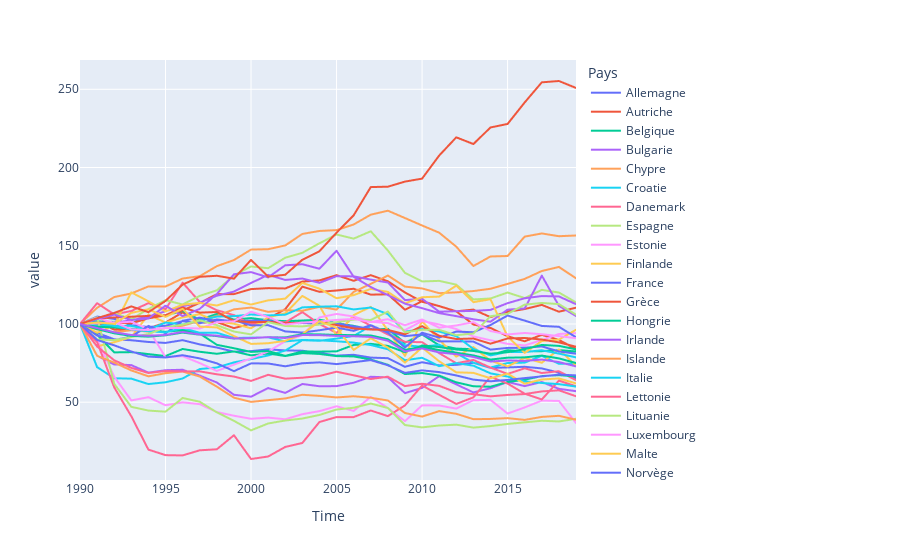

This figure's notebook cell:
### Code cell
I90_clean_df_pivot.plot()

### Figure 1 — Plotly figure (JSON) as saved in the notebook; plotly's stock layout.template omitted (floating-point values rounded to 4 significant figures)
{"data": [{"hovertemplate": "Pays=Allemagne<br>Time=%{x}<br>value=%{y}<extra></extra>", "legendgroup": "Allemagne", "line": {"color": "#636efa", "dash": "solid"}, "marker": {"symbol": "circle"}, "mode": "lines", "name": "Allemagne", "showlegend": true, "type": "scattergl", "x": [1990, 1991, 1992, 1993, 1994, 1995, 1996, 1997, 1998, 1999, 2000, 2001, 2002, 2003, 2004, 2005, 2006, 2007, 2008, 2009, 2010, 2011, 2012, 2013, 2014, 2015, 2016, 2017, 2018, 2019], "xaxis": "x", "y": [100, 94.35, 90.2, 89.6, 88.5, 87.9, 89.65, 86.95, 84.95, 82.3, 82.65, 83.75, 83.1, 82.9, 81.55, 79.8, 80.3, 78.5, 78.15, 72.65, 75.55, 73.55, 73.85, 75.2, 71.95, 72.25, 72.65, 71.6, 68.9, 65.3], "yaxis": "y"}, {"hovertemplate": "Pays=Autriche<br>Time=%{x}<br>value=%{y}<extra></extra>", "legendgroup": "Autriche", "line": {"color": "#EF553B", "dash": "solid"}, "marker": {"symbol": "circle"}, "mode": "lines", "name": "Autriche", "showlegend": true, "type": "scattergl", "x": [1990, 1991, 1992, 1993, 1994, 1995, 1996, 1997, 1998, 1999, 2000, 2001, 2002, 2003, 2004, 2005, 2006, 2007, 2008, 2009, 2010, 2011, 2012, 2013, 2014, 2015, 2016, 2017, 2018, 2019], "xaxis": "x", "y": [100, 101.7, 96.4, 96.6, 97.15, 100.9, 107.4, 100.8, 101.2, 97.35, 100.2, 103.4, 109.5, 123.8, 120.6, 121.4, 122.5, 118.8, 118.9, 109.1, 114.6, 111.4, 108.1, 109.2, 104.4, 107.8, 109.6, 112.2, 107.8, 110.4], "yaxis": "y"}, {"hovertemplate": "Pays=Belgique<br>Time=%{x}<br>value=%{y}<extra></extra>", "legendgroup": "Belgique", "line": {"color": "#00cc96", "dash": "solid"}, "marker": {"symbol": "circle"}, "mode": "lines", "name": "Belgique", "showlegend": true, "type": "scattergl", "x": [1990, 1991, 1992, 1993, 1994, 1995, 1996, 1997, 1998, 1999, 2000, 2001, 2002, 2003, 2004, 2005, 2006, 2007, 2008, 2009, 2010, 2011, 2012, 2013, 2014, 2015, 2016, 2017, 2018, 2019], "xaxis": "x", "y": [100, 101.6, 101.3, 100.6, 103.8, 105.5, 108.3, 102.8, 106.4, 102.8, 103.8, 102.3, 101.8, 102.2, 102.8, 100.6, 98.8, 96.55, 96.85, 87.95, 93.3, 86.4, 84.25, 83.9, 80.15, 83.25, 82.45, 82.6, 83.3, 82.45], "yaxis": "y"}, {"hovertemplate": "Pays=Bulgarie<br>Time=%{x}<br>value=%{y}<extra></extra>", "legendgroup": "Bulgarie", "line": {"color": "#ab63fa", "dash": "solid"}, "marker": {"symbol": "circle"}, "mode": "lines", "name": "Bulgarie", "showlegend": true, "type": "scattergl", "x": [1990, 1991, 1992, 1993, 1994, 1995, 1996, 1997, 1998, 1999, 2000, 2001, 2002, 2003, 2004, 2005, 2006, 2007, 2008, 2009, 2010, 2011, 2012, 2013, 2014, 2015, 2016, 2017, 2018, 2019], "xaxis": "x", "y": [100, 79.7, 74.15, 73.7, 68.9, 70.45, 70.75, 67, 62.6, 54.75, 53.55, 59.05, 55.95, 61.65, 60.2, 60.25, 62.45, 66.25, 65.9, 55.8, 59.15, 66.65, 61.4, 56.25, 58.95, 62.9, 60.3, 62.9, 58.55, 57.05], "yaxis": "y"}, {"hovertemplate": "Pays=Chypre<br>Time=%{x}<br>value=%{y}<extra></extra>", "legendgroup": "Chypre", "line": {"color": "#FFA15A", "dash": "solid"}, "marker": {"symbol": "circle"}, "mode": "lines", "name": "Chypre", "showlegend": true, "type": "scattergl", "x": [1990, 1991, 1992, 1993, 1994, 1995, 1996, 1997, 1998, 1999, 2000, 2001, 2002, 2003, 2004, 2005, 2006, 2007, 2008, 2009, 2010, 2011, 2012, 2013, 2014, 2015, 2016, 2017, 2018, 2019], "xaxis": "x", "y": [100, 110.3, 117.2, 119.5, 124, 124.0, 129.1, 130.6, 136.9, 140.8, 147.6, 147.8, 150.2, 157.6, 159.4, 160, 163.6, 169.9, 172.4, 167.7, 162.9, 158.3, 149.4, 137.1, 143.1, 143.4, 155.8, 157.9, 156.1, 156.6], "yaxis": "y"}, {"hovertemplate": "Pays=Croatie<br>Time=%{x}<br>value=%{y}<extra></extra>", "legendgroup": "Croatie", "line": {"color": "#19d3f3", "dash": "solid"}, "marker": {"symbol": "circle"}, "mode": "lines", "name": "Croatie", "showlegend": true, "type": "scattergl", "x": [1990, 1991, 1992, 1993, 1994, 1995, 1996, 1997, 1998, 1999, 2000, 2001, 2002, 2003, 2004, 2005, 2006, 2007, 2008, 2009, 2010, 2011, 2012, 2013, 2014, 2015, 2016, 2017, 2018, 2019], "xaxis": "x", "y": [100, 72.45, 65.3, 65.05, 61.6, 62.75, 65.15, 71.2, 72.2, 75.45, 77.5, 79.9, 83, 89.65, 89.25, 90.65, 92.3, 98.85, 94.8, 86.4, 85.45, 86.7, 81.25, 75.3, 72.15, 75.05, 75.3, 79.65, 74.55, 74.6], "yaxis": "y"}, {"hovertemplate": "Pays=Danemark<br>Time=%{x}<br>value=%{y}<extra></extra>", "legendgroup": "Danemark", "line": {"color": "#FF6692", "dash": "solid"}, "marker": {"symbol": "circle"}, "mode": "lines", "name": "Danemark", "showlegend": true, "type": "scattergl", "x": [1990, 1991, 1992, 1993, 1994, 1995, 1996, 1997, 1998, 1999, 2000, 2001, 2002, 2003, 2004, 2005, 2006, 2007, 2008, 2009, 2010, 2011, 2012, 2013, 2014, 2015, 2016, 2017, 2018, 2019], "xaxis": "x", "y": [100, 113.3, 106.1, 108.3, 113.3, 109.4, 126.4, 114.1, 108.8, 105.7, 99.95, 101.5, 101, 107.6, 99.95, 94.3, 104.7, 98.9, 93.3, 88.6, 88.35, 81.35, 74.9, 77, 72.1, 68.1, 71.65, 68.65, 69.8, 64.05], "yaxis": "y"}, {"hovertemplate": "Pays=Espagne<br>Time=%{x}<br>value=%{y}<extra></extra>", "legendgroup": "Espagne", "line": {"color": "#B6E880", "dash": "solid"}, "marker": {"symbol": "circle"}, "mode": "lines", "name": "Espagne", "showlegend": true, "type": "scattergl", "x": [1990, 1991, 1992, 1993, 1994, 1995, 1996, 1997, 1998, 1999, 2000, 2001, 2002, 2003, 2004, 2005, 2006, 2007, 2008, 2009, 2010, 2011, 2012, 2013, 2014, 2015, 2016, 2017, 2018, 2019], "xaxis": "x", "y": [100, 103.2, 107, 103.0, 109.6, 115.2, 112.5, 118.0, 121.5, 131.1, 136.8, 135.6, 142.3, 145.5, 151.6, 157.2, 154.6, 159.2, 146.9, 132.7, 127.2, 127.5, 125.2, 115.7, 116.3, 120.1, 116.6, 121.8, 120.1, 113.8], "yaxis": "y"}, {"hovertemplate": "Pays=Estonie<br>Time=%{x}<br>value=%{y}<extra></extra>", "legendgroup": "Estonie", "line": {"color": "#FF97FF", "dash": "solid"}, "marker": {"symbol": "circle"}, "mode": "lines", "name": "Estonie", "showlegend": true, "type": "scattergl", "x": [1990, 1991, 1992, 1993, 1994, 1995, 1996, 1997, 1998, 1999, 2000, 2001, 2002, 2003, 2004, 2005, 2006, 2007, 2008, 2009, 2010, 2011, 2012, 2013, 2014, 2015, 2016, 2017, 2018, 2019], "xaxis": "x", "y": [100, 90.25, 66.3, 51.15, 53.2, 48.05, 49.9, 48.75, 43.7, 41.35, 39.4, 40.15, 39.1, 42.35, 44.3, 47.4, 44.45, 53.4, 46.3, 37.9, 48, 47.9, 45.9, 51.3, 51.5, 42.75, 46.65, 51.05, 50.8, 36.7], "yaxis": "y"}, {"hovertemplate": "Pays=Finlande<br>Time=%{x}<br>value=%{y}<extra></extra>", "legendgroup": "Finlande", "line": {"color": "#FECB52", "dash": "solid"}, "marker": {"symbol": "circle"}, "mode": "lines", "name": "Finlande", "showlegend": true, "type": "scattergl", "x": [1990, 1991, 1992, 1993, 1994, 1995, 1996, 1997, 1998, 1999, 2000, 2001, 2002, 2003, 2004, 2005, 2006, 2007, 2008, 2009, 2010, 2011, 2012, 2013, 2014, 2015, 2016, 2017, 2018, 2019], "xaxis": "x", "y": [100, 85.7, 88.3, 91.65, 106, 100.9, 104.2, 106.2, 101.6, 100.2, 97.25, 104.2, 106.8, 117.9, 111.6, 92.5, 105.6, 111, 95.95, 79.6, 101.7, 89.9, 79.1, 85.25, 76.55, 72.9, 78.25, 75.25, 83.7, 73.4], "yaxis": "y"}, {"hovertemplate": "Pays=France<br>Time=%{x}<br>value=%{y}<extra></extra>", "legendgroup": "France", "line": {"color": "#636efa", "dash": "solid"}, "marker": {"symbol": "circle"}, "mode": "lines", "name": "France", "showlegend": true, "type": "scattergl", "x": [1990, 1991, 1992, 1993, 1994, 1995, 1996, 1997, 1998, 1999, 2000, 2001, 2002, 2003, 2004, 2005, 2006, 2007, 2008, 2009, 2010, 2011, 2012, 2013, 2014, 2015, 2016, 2017, 2018, 2019], "xaxis": "x", "y": [100, 104.7, 103.2, 99.2, 98, 98.9, 101.8, 100.4, 102.9, 101.7, 102.2, 102.1, 100.1, 100.6, 100.2, 100.4, 98.45, 96.85, 95.55, 92.2, 93.35, 88.9, 88.9, 88.75, 83.6, 84.7, 84.8, 85.65, 82.45, 81], "yaxis": "y"}, {"hovertemplate": "Pays=Grèce<br>Time=%{x}<br>value=%{y}<extra></extra>", "legendgroup": "Grèce", "line": {"color": "#EF553B", "dash": "solid"}, "marker": {"symbol": "circle"}, "mode": "lines", "name": "Grèce", "showlegend": true, "type": "scattergl", "x": [1990, 1991, 1992, 1993, 1994, 1995, 1996, 1997, 1998, 1999, 2000, 2001, 2002, 2003, 2004, 2005, 2006, 2007, 2008, 2009, 2010, 2011, 2012, 2013, 2014, 2015, 2016, 2017, 2018, 2019], "xaxis": "x", "y": [100, 99.6, 100.8, 100.4, 103.6, 105.6, 108.7, 113.5, 119.1, 119.1, 122.3, 122.9, 122.7, 127.1, 127.8, 131.2, 127.6, 131.2, 127.3, 120.2, 114.2, 111.4, 108.1, 99.65, 97.45, 92.15, 88.95, 93.05, 89.85, 83.95], "yaxis": "y"}, {"hovertemplate": "Pays=Hongrie<br>Time=%{x}<br>value=%{y}<extra></extra>", "legendgroup": "Hongrie", "line": {"color": "#00cc96", "dash": "solid"}, "marker": {"symbol": "circle"}, "mode": "lines", "name": "Hongrie", "showlegend": true, "type": "scattergl", "x": [1990, 1991, 1992, 1993, 1994, 1995, 1996, 1997, 1998, 1999, 2000, 2001, 2002, 2003, 2004, 2005, 2006, 2007, 2008, 2009, 2010, 2011, 2012, 2013, 2014, 2015, 2016, 2017, 2018, 2019], "xaxis": "x", "y": [100, 93.1, 81.85, 82, 80.75, 79.5, 84, 82.25, 80.95, 82.45, 79.95, 81.15, 79.5, 81.4, 80.85, 79.45, 79.3, 77.25, 73.9, 68, 68.65, 67, 62.7, 60.2, 59.9, 62.9, 64.4, 66.7, 67.3, 66.5], "yaxis": "y"}, {"hovertemplate": "Pays=Irlande<br>Time=%{x}<br>value=%{y}<extra></extra>", "legendgroup": "Irlande", "line": {"color": "#ab63fa", "dash": "solid"}, "marker": {"symbol": "circle"}, "mode": "lines", "name": "Irlande", "showlegend": true, "type": "scattergl", "x": [1990, 1991, 1992, 1993, 1994, 1995, 1996, 1997, 1998, 1999, 2000, 2001, 2002, 2003, 2004, 2005, 2006, 2007, 2008, 2009, 2010, 2011, 2012, 2013, 2014, 2015, 2016, 2017, 2018, 2019], "xaxis": "x", "y": [100, 101.2, 100.7, 102.3, 104.7, 108.1, 111.3, 113.7, 118.0, 120.7, 126.2, 131.4, 128.2, 129.1, 126.3, 130.6, 130.4, 128.3, 126.5, 115.2, 116.1, 107.8, 108.2, 108.3, 109, 113.3, 116.4, 117.8, 117.6, 112.7], "yaxis": "y"}, {"hovertemplate": "Pays=Islande<br>Time=%{x}<br>value=%{y}<extra></extra>", "legendgroup": "Islande", "line": {"color": "#FFA15A", "dash": "solid"}, "marker": {"symbol": "circle"}, "mode": "lines", "name": "Islande", "showlegend": true, "type": "scattergl", "x": [1990, 1991, 1992, 1993, 1994, 1995, 1996, 1997, 1998, 1999, 2000, 2001, 2002, 2003, 2004, 2005, 2006, 2007, 2008, 2009, 2010, 2011, 2012, 2013, 2014, 2015, 2016, 2017, 2018, 2019], "xaxis": "x", "y": [100, 96.45, 94.75, 96, 95.1, 97.35, 98.9, 102, 105.2, 109.3, 110.5, 107.8, 108.8, 108.5, 111.0, 109.2, 120.5, 125.6, 130.9, 123.9, 122.7, 119.7, 120.2, 121.0, 122.5, 125.6, 128.8, 133.8, 136.4, 129.2], "yaxis": "y"}, {"hovertemplate": "Pays=Italie<br>Time=%{x}<br>value=%{y}<extra></extra>", "legendgroup": "Italie", "line": {"color": "#19d3f3", "dash": "solid"}, "marker": {"symbol": "circle"}, "mode": "lines", "name": "Italie", "showlegend": true, "type": "scattergl", "x": [1990, 1991, 1992, 1993, 1994, 1995, 1996, 1997, 1998, 1999, 2000, 2001, 2002, 2003, 2004, 2005, 2006, 2007, 2008, 2009, 2010, 2011, 2012, 2013, 2014, 2015, 2016, 2017, 2018, 2019], "xaxis": "x", "y": [100, 98.9, 98.9, 98.75, 96.4, 100.9, 99.75, 102.0, 104.8, 105, 106.1, 105.4, 106.0, 110.6, 111.1, 111.3, 109.3, 110.5, 106.2, 95.1, 96.75, 95.15, 92.2, 84.05, 79.9, 82.15, 82.05, 83.2, 81.05, 78.65], "yaxis": "y"}, {"hovertemplate": "Pays=Lettonie<br>Time=%{x}<br>value=%{y}<extra></extra>", "legendgroup": "Lettonie", "line": {"color": "#FF6692", "dash": "solid"}, "marker": {"symbol": "circle"}, "mode": "lines", "name": "Lettonie", "showlegend": true, "type": "scattergl", "x": [1990, 1991, 1992, 1993, 1994, 1995, 1996, 1997, 1998, 1999, 2000, 2001, 2002, 2003, 2004, 2005, 2006, 2007, 2008, 2009, 2010, 2011, 2012, 2013, 2014, 2015, 2016, 2017, 2018, 2019], "xaxis": "x", "y": [100, 88.4, 59.5, 41, 19.7, 16.15, 16, 19.25, 19.9, 28.9, 13.7, 15.3, 21.4, 23.95, 37.35, 40.5, 40.5, 44.7, 41.1, 47.95, 60.65, 54.75, 48.9, 53.1, 66.25, 61.9, 55.45, 51.75, 63.8, 60.15], "yaxis": "y"}, {"hovertemplate": "Pays=Lituanie<br>Time=%{x}<br>value=%{y}<extra></extra>", "legendgroup": "Lituanie", "line": {"color": "#B6E880", "dash": "solid"}, "marker": {"symbol": "circle"}, "mode": "lines", "name": "Lituanie", "showlegend": true, "type": "scattergl", "x": [1990, 1991, 1992, 1993, 1994, 1995, 1996, 1997, 1998, 1999, 2000, 2001, 2002, 2003, 2004, 2005, 2006, 2007, 2008, 2009, 2010, 2011, 2012, 2013, 2014, 2015, 2016, 2017, 2018, 2019], "xaxis": "x", "y": [100, 104.3, 61.75, 47.05, 44.65, 43.95, 52.7, 50.3, 43.5, 38.1, 32, 36.4, 38.3, 39.55, 41.85, 45.3, 46.45, 49.15, 46.3, 35.4, 33.9, 35.1, 35.65, 33.75, 34.75, 36.1, 37.15, 38.15, 37.7, 39.4], "yaxis": "y"}, {"hovertemplate": "Pays=Luxembourg<br>Time=%{x}<br>value=%{y}<extra></extra>", "legendgroup": "Luxembourg", "line": {"color": "#FF97FF", "dash": "solid"}, "marker": {"symbol": "circle"}, "mode": "lines", "name": "Luxembourg", "showlegend": true, "type": "scattergl", "x": [1990, 1991, 1992, 1993, 1994, 1995, 1996, 1997, 1998, 1999, 2000, 2001, 2002, 2003, 2004, 2005, 2006, 2007, 2008, 2009, 2010, 2011, 2012, 2013, 2014, 2015, 2016, 2017, 2018, 2019], "xaxis": "x", "y": [100, 103.9, 100.7, 101.4, 96.7, 78.7, 79.45, 75, 70, 74, 78, 82.4, 88.95, 92.9, 104.2, 106.4, 104.8, 101.4, 100.5, 96.05, 101.9, 99.7, 96.75, 92.05, 89.6, 87.3, 86.3, 89.7, 93.6, 94.2], "yaxis": "y"}, {"hovertemplate": "Pays=Malte<br>Time=%{x}<br>value=%{y}<extra></extra>", "legendgroup": "Malte", "line": {"color": "#FECB52", "dash": "solid"}, "marker": {"symbol": "circle"}, "mode": "lines", "name": "Malte", "showlegend": true, "type": "scattergl", "x": [1990, 1991, 1992, 1993, 1994, 1995, 1996, 1997, 1998, 1999, 2000, 2001, 2002, 2003, 2004, 2005, 2006, 2007, 2008, 2009, 2010, 2011, 2012, 2013, 2014, 2015, 2016, 2017, 2018, 2019], "xaxis": "x", "y": [100, 94.4, 99, 120.2, 114.5, 108, 112.3, 113.5, 111.8, 115.2, 112.4, 115.1, 116.2, 126.2, 122.5, 116.5, 118.5, 122.4, 120.5, 113.2, 117.1, 117.5, 124.5, 113.9, 115.8, 92, 81.5, 89.1, 90, 96.3], "yaxis": "y"}, {"hovertemplate": "Pays=Norvège<br>Time=%{x}<br>value=%{y}<extra></extra>", "legendgroup": "Norvège", "line": {"color": "#636efa", "dash": "solid"}, "marker": {"symbol": "circle"}, "mode": "lines", "name": "Norvège", "showlegend": true, "type": "scattergl", "x": [1990, 1991, 1992, 1993, 1994, 1995, 1996, 1997, 1998, 1999, 2000, 2001, 2002, 2003, 2004, 2005, 2006, 2007, 2008, 2009, 2010, 2011, 2012, 2013, 2014, 2015, 2016, 2017, 2018, 2019], "xaxis": "x", "y": [100, 92.6, 89.7, 92, 98.75, 94, 102.0, 104.0, 101.8, 102.4, 99.1, 99.25, 95.25, 94.5, 96, 97.7, 95.6, 99.25, 94.4, 84.9, 94.45, 91.3, 95.15, 94.7, 99.35, 105.4, 102.2, 98.75, 98.2, 91.5], "yaxis": "y"}, {"hovertemplate": "Pays=Pays-Bas<br>Time=%{x}<br>value=%{y}<extra></extra>", "legendgroup": "Pays-Bas", "line": {"color": "#EF553B", "dash": "solid"}, "marker": {"symbol": "circle"}, "mode": "lines", "name": "Pays-Bas", "showlegend": true, "type": "scattergl", "x": [1990, 1991, 1992, 1993, 1994, 1995, 1996, 1997, 1998, 1999, 2000, 2001, 2002, 2003, 2004, 2005, 2006, 2007, 2008, 2009, 2010, 2011, 2012, 2013, 2014, 2015, 2016, 2017, 2018, 2019], "xaxis": "x", "y": [100, 103.5, 104.2, 104.7, 105.2, 105.6, 110.5, 107.2, 107.7, 101.9, 101.2, 101.3, 100.6, 100.8, 101.7, 99.3, 97.15, 96.45, 96.2, 93.45, 98.6, 92.45, 90.4, 90.7, 87.4, 90.75, 91.05, 90.05, 88.25, 85.45], "yaxis": "y"}, {"hovertemplate": "Pays=Pologne<br>Time=%{x}<br>value=%{y}<extra></extra>", "legendgroup": "Pologne", "line": {"color": "#00cc96", "dash": "solid"}, "marker": {"symbol": "circle"}, "mode": "lines", "name": "Pologne", "showlegend": true, "type": "scattergl", "x": [1990, 1991, 1992, 1993, 1994, 1995, 1996, 1997, 1998, 1999, 2000, 2001, 2002, 2003, 2004, 2005, 2006, 2007, 2008, 2009, 2010, 2011, 2012, 2013, 2014, 2015, 2016, 2017, 2018, 2019], "xaxis": "x", "y": [100, 98.2, 97.8, 96.9, 95.75, 95, 96.1, 93.9, 86.7, 84.5, 82.15, 82.7, 79.6, 82.4, 82.35, 82.5, 86.6, 87.3, 86, 81.95, 86.25, 85.25, 83.7, 82.75, 81, 81.95, 83.9, 86.6, 86, 83.8], "yaxis": "y"}, {"hovertemplate": "Pays=Portugal<br>Time=%{x}<br>value=%{y}<extra></extra>", "legendgroup": "Portugal", "line": {"color": "#ab63fa", "dash": "solid"}, "marker": {"symbol": "circle"}, "mode": "lines", "name": "Portugal", "showlegend": true, "type": "scattergl", "x": [1990, 1991, 1992, 1993, 1994, 1995, 1996, 1997, 1998, 1999, 2000, 2001, 2002, 2003, 2004, 2005, 2006, 2007, 2008, 2009, 2010, 2011, 2012, 2013, 2014, 2015, 2016, 2017, 2018, 2019], "xaxis": "x", "y": [100, 103.2, 106, 102.5, 103.5, 111.7, 105.1, 109.7, 119.2, 131.8, 133.2, 129.8, 137.5, 138.2, 135.3, 146.8, 130.1, 123.6, 118.5, 112.9, 110.1, 106.9, 105, 103, 101.4, 109.2, 109.9, 130.9, 111.6, 105.1], "yaxis": "y"}, {"hovertemplate": "Pays=Roumanie<br>Time=%{x}<br>value=%{y}<extra></extra>", "legendgroup": "Roumanie", "line": {"color": "#FFA15A", "dash": "solid"}, "marker": {"symbol": "circle"}, "mode": "lines", "name": "Roumanie", "showlegend": true, "type": "scattergl", "x": [1990, 1991, 1992, 1993, 1994, 1995, 1996, 1997, 1998, 1999, 2000, 2001, 2002, 2003, 2004, 2005, 2006, 2007, 2008, 2009, 2010, 2011, 2012, 2013, 2014, 2015, 2016, 2017, 2018, 2019], "xaxis": "x", "y": [100, 79.65, 75.3, 70.3, 66.55, 68.55, 69.6, 66.4, 59.95, 52.9, 50.2, 51.3, 52.4, 54.75, 54.05, 53.05, 53.8, 52.85, 51.1, 43.1, 40.8, 44.3, 42.6, 39.15, 39.3, 39.8, 38.7, 40.6, 41.3, 38.8], "yaxis": "y"}, {"hovertemplate": "Pays=Royaume-Uni<br>Time=%{x}<br>value=%{y}<extra></extra>", "legendgroup": "Royaume-Uni", "line": {"color": "#19d3f3", "dash": "solid"}, "marker": {"symbol": "circle"}, "mode": "lines", "name": "Royaume-Uni", "showlegend": true, "type": "scattergl", "x": [1990, 1991, 1992, 1993, 1994, 1995, 1996, 1997, 1998, 1999, 2000, 2001, 2002, 2003, 2004, 2005, 2006, 2007, 2008, 2009, 2010, 2011, 2012, 2013, 2014, 2015, 2016, 2017, 2018, 2019], "xaxis": "x", "y": [100, 101.0, 98.7, 96.4, 95.35, 94.65, 97.4, 94.35, 94.4, 91.05, 91.25, 91.45, 88.85, 89.8, 89.55, 88.95, 88.1, 86.55, 83.85, 76.8, 78.4, 73.05, 75, 73.35, 68.45, 66.4, 63.35, 62.3, 61.55, 60], "yaxis": "y"}, {"hovertemplate": "Pays=Slovaquie<br>Time=%{x}<br>value=%{y}<extra></extra>", "legendgroup": "Slovaquie", "line": {"color": "#FF6692", "dash": "solid"}, "marker": {"symbol": "circle"}, "mode": "lines", "name": "Slovaquie", "showlegend": true, "type": "scattergl", "x": [1990, 1991, 1992, 1993, 1994, 1995, 1996, 1997, 1998, 1999, 2000, 2001, 2002, 2003, 2004, 2005, 2006, 2007, 2008, 2009, 2010, 2011, 2012, 2013, 2014, 2015, 2016, 2017, 2018, 2019], "xaxis": "x", "y": [100, 85.6, 76.8, 71.95, 68.65, 69.9, 69.7, 69.7, 67.85, 66.4, 63.6, 67.5, 65.05, 65.65, 66.75, 69.5, 67.2, 64.85, 66.3, 60.3, 61.8, 60.45, 56.35, 55.1, 53.75, 54.65, 55.2, 56.9, 57.6, 53.8], "yaxis": "y"}, {"hovertemplate": "Pays=Slovénie<br>Time=%{x}<br>value=%{y}<extra></extra>", "legendgroup": "Slovénie", "line": {"color": "#B6E880", "dash": "solid"}, "marker": {"symbol": "circle"}, "mode": "lines", "name": "Slovénie", "showlegend": true, "type": "scattergl", "x": [1990, 1991, 1992, 1993, 1994, 1995, 1996, 1997, 1998, 1999, 2000, 2001, 2002, 2003, 2004, 2005, 2006, 2007, 2008, 2009, 2010, 2011, 2012, 2013, 2014, 2015, 2016, 2017, 2018, 2019], "xaxis": "x", "y": [100, 90.15, 89.65, 91.65, 93.55, 97.8, 99.6, 102.3, 99.25, 95.15, 93.35, 101.2, 98.7, 98.45, 99.6, 101.2, 102.8, 102.5, 108.0, 94.65, 96.3, 96.25, 92.85, 93.9, 105.0, 106.5, 112.4, 113.5, 112.7, 106.0], "yaxis": "y"}, {"hovertemplate": "Pays=Suisse<br>Time=%{x}<br>value=%{y}<extra></extra>", "legendgroup": "Suisse", "line": {"color": "#FF97FF", "dash": "solid"}, "marker": {"symbol": "circle"}, "mode": "lines", "name": "Suisse", "showlegend": true, "type": "scattergl", "x": [1990, 1991, 1992, 1993, 1994, 1995, 1996, 1997, 1998, 1999, 2000, 2001, 2002, 2003, 2004, 2005, 2006, 2007, 2008, 2009, 2010, 2011, 2012, 2013, 2014, 2015, 2016, 2017, 2018, 2019], "xaxis": "x", "y": [100, 100.4, 101.1, 96.55, 96.15, 97.45, 97.45, 97.1, 101.2, 101.7, 107.8, 104.5, 99.65, 100.8, 101.6, 102.6, 103.2, 101.2, 103.1, 99.25, 102.8, 97.6, 99.05, 101.2, 95.5, 93.3, 94.25, 93.45, 92.25, 90.9], "yaxis": "y"}, {"hovertemplate": "Pays=Suède<br>Time=%{x}<br>value=%{y}<extra></extra>", "legendgroup": "Suède", "line": {"color": "#FECB52", "dash": "solid"}, "marker": {"symbol": "circle"}, "mode": "lines", "name": "Suède", "showlegend": true, "type": "scattergl", "x": [1990, 1991, 1992, 1993, 1994, 1995, 1996, 1997, 1998, 1999, 2000, 2001, 2002, 2003, 2004, 2005, 2006, 2007, 2008, 2009, 2010, 2011, 2012, 2013, 2014, 2015, 2016, 2017, 2018, 2019], "xaxis": "x", "y": [100, 100.9, 100.1, 107.1, 109.4, 104.5, 109.7, 98.3, 97.8, 92.3, 87.25, 87.7, 89.2, 93.5, 101.8, 97.55, 83.4, 90.85, 84.85, 75.3, 84.95, 76.15, 69.1, 68.75, 65.3, 68.25, 61.8, 64.5, 65.2, 62], "yaxis": "y"}, {"hovertemplate": "Pays=Tchéquie<br>Time=%{x}<br>value=%{y}<extra></extra>", "legendgroup": "Tchéquie", "line": {"color": "#636efa", "dash": "solid"}, "marker": {"symbol": "circle"}, "mode": "lines", "name": "Tchéquie", "showlegend": true, "type": "scattergl", "x": [1990, 1991, 1992, 1993, 1994, 1995, 1996, 1997, 1998, 1999, 2000, 2001, 2002, 2003, 2004, 2005, 2006, 2007, 2008, 2009, 2010, 2011, 2012, 2013, 2014, 2015, 2016, 2017, 2018, 2019], "xaxis": "x", "y": [100, 89.8, 86.35, 82.4, 79.15, 78.6, 80.05, 78, 74.85, 69.85, 74.8, 74.75, 72.95, 74.9, 75.45, 74.35, 75.6, 76.9, 73.6, 68.75, 70.35, 69.25, 67.1, 64.45, 63.35, 64.25, 65.4, 66.5, 67.65, 67.15], "yaxis": "y"}, {"hovertemplate": "Pays=Turquie<br>Time=%{x}<br>value=%{y}<extra></extra>", "legendgroup": "Turquie", "line": {"color": "#EF553B", "dash": "solid"}, "marker": {"symbol": "circle"}, "mode": "lines", "name": "Turquie", "showlegend": true, "type": "scattergl", "x": [1990, 1991, 1992, 1993, 1994, 1995, 1996, 1997, 1998, 1999, 2000, 2001, 2002, 2003, 2004, 2005, 2006, 2007, 2008, 2009, 2010, 2011, 2012, 2013, 2014, 2015, 2016, 2017, 2018, 2019], "xaxis": "x", "y": [100, 103.7, 107.0, 111.2, 107.6, 114.8, 125.2, 130.2, 130.8, 128.9, 140.9, 130.2, 131.4, 141.1, 146.5, 158.4, 169.4, 187.5, 187.8, 191, 192.9, 207.6, 219.3, 215, 225.6, 227.8, 241.6, 254.4, 255.3, 250.8], "yaxis": "y"}, {"hovertemplate": "Pays=Union européenne - 27 pays (à partir de 2020)<br>Time=%{x}<br>value=%{y}<extra></extra>", "legendgroup": "Union européenne - 27 pays (à partir de 2020)", "line": {"color": "#00cc96", "dash": "solid"}, "marker": {"symbol": "circle"}, "mode": "lines", "name": "Union européenne - 27 pays (à partir de 2020)", "showlegend": true, "type": "scattergl", "x": [1990, 1991, 1992, 1993, 1994, 1995, 1996, 1997, 1998, 1999, 2000, 2001, 2002, 2003, 2004, 2005, 2006, 2007, 2008, 2009, 2010, 2011, 2012, 2013, 2014, 2015, 2016, 2017, 2018, 2019], "xaxis": "x", "y": [100, 96.75, 94.05, 92.4, 91.9, 92.75, 94.5, 93.15, 92.25, 90.65, 90.9, 91.6, 91.4, 93.45, 93.35, 93, 92.85, 92.65, 90.25, 83.4, 85.5, 83.3, 81.65, 79.9, 77.25, 78.45, 78.65, 79.8, 78, 75.05], "yaxis": "y"}, {"hovertemplate": "Pays=Union européenne - 28 pays (2013-2020)<br>Time=%{x}<br>value=%{y}<extra></extra>", "legendgroup": "Union européenne - 28 pays (2013-2020)", "line": {"color": "#ab63fa", "dash": "solid"}, "marker": {"symbol": "circle"}, "mode": "lines", "name": "Union européenne - 28 pays (2013-2020)", "showlegend": true, "type": "scattergl", "x": [1990, 1991, 1992, 1993, 1994, 1995, 1996, 1997, 1998, 1999, 2000, 2001, 2002, 2003, 2004, 2005, 2006, 2007, 2008, 2009, 2010, 2011, 2012, 2013, 2014, 2015, 2016, 2017, 2018, 2019], "xaxis": "x", "y": [100, 97.4, 94.7, 92.95, 92.45, 93, 94.9, 93.3, 92.55, 90.75, 90.95, 91.6, 91.05, 92.95, 92.85, 92.4, 92.15, 91.75, 89.3, 82.45, 84.4, 81.8, 80.7, 78.95, 76, 76.7, 76.4, 77.25, 75.65, 72.9], "yaxis": "y"}], "layout": {"legend": {"title": {"text": "Pays"}, "tracegroupgap": 0}, "margin": {"t": 60}, "xaxis": {"anchor": "y", "domain": [0, 1], "title": {"text": "Time"}}, "yaxis": {"anchor": "x", "domain": [0, 1], "title": {"text": "value"}}}}
